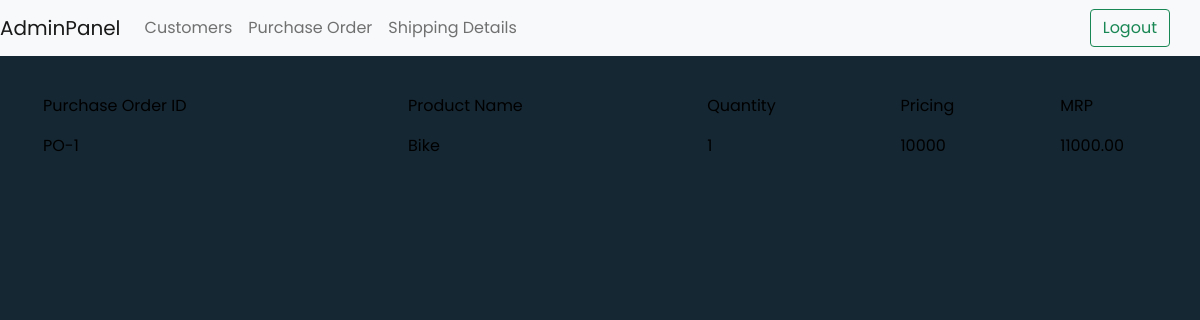
The page /purchase_order/ (signed in) on the database its author committed.
### panel/models.py (models this page shows, shortened)
class PurchaseOrder(models.Model):
    purchase_order_id = models.CharField(max_length=20, unique=True, editable=False)
    product_name = models.CharField(max_length=100)
    quantity = models.IntegerField()
    pricing = models.IntegerField()
    mrp = models.DecimalField(max_digits=10, decimal_places=2)
    customer_id = models.ForeignKey(Customer, on_delete=models.CASCADE)

### panel/views.py (the view)
# urls.py: path('purchase_order/', views.purchase_order, name='purchase_order'),
@login_required
def purchase_order(request):
    purchase_order = PurchaseOrder.objects.all()
    return render(request, 'purchase_order_dashboard.html', {'purchase_orders' : purchase_order})

### templates/purchase_order_dashboard.html
{% extends 'base.html' %} {% load static %}
{% block body %}
<table class="table table-borderless" style="color: black; margin-top: 30px; margin-left: 35px;">
    <thead>
      <tr>
        <th scope="col">Purchase Order ID</th>
        <th scope="col">Product Name</th>
        <th scope="col">Quantity</th>
        <th scope="col">Pricing</th>
        <th scope="col">MRP</th>
      </tr>
    </thead>
    <tbody>
        {% for purchase_order in purchase_orders %}
        <tr>
          <td>{{ purchase_order.purchase_order_id }}</td>
          <td>{{ purchase_order.product_name}}</td>
          <td>{{ purchase_order.quantity }}</td>
          <td>{{ purchase_order.pricing }}</td>
          <td>{{ purchase_order.mrp }}</td>
        </tr>
        {% endfor %}
    </tbody>
  </table>
{% endblock %}

### static/css/styles.css (style rules this page uses)
*, body { font-family: 'Poppins', sans-serif; font-weight: 400; -webkit-font-smoothing: antialiased; text-rendering: optimizeLegibility; -moz-osx-font-smoothing: grayscale; }
html, body { height: 100%; background-color: #152733; overflow: hidden; }

### rows shown on the page
PurchaseOrder: purchase_order_id "PO-1", product_name "Bike", quantity "1", pricing "10000", mrp "11000.00"
